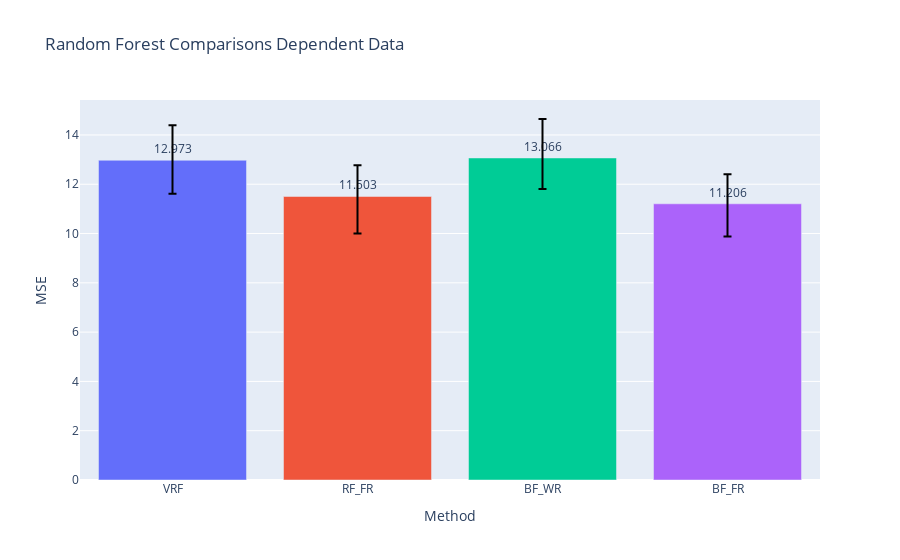

The notebook cell saved with this chart:
### Code cell
fig = go.Figure()
fig.add_trace(go.Bar(
#     x=['VRF', 'BF_WR', 'BF_FR'], 
    x = df.columns,
    y=(df).mean(),
    marker_color=px.colors.qualitative.Plotly,
    text=np.around((df).mean(),3),
    textposition='outside',
    error_y=dict(
        type='data',
        color='black',
        symmetric=False,
        array=(df).quantile(.75) - (df).mean(),
        arrayminus=(df).mean() - (df).quantile(.25))
#         array=(df).mean() + (df).std(),
#         arrayminus=(df).mean() - (df).std())
))
# fig.add_trace(go.Bar(
#     name='Experimental',
#     x=['GenCp', 'KFCV', 'SPCV'], y=(df).mean(),
#     error_y=dict(type='data', array=[1, 2])
# ))
# fig.update_layout(barmode='group')
# fig.add_hline(y=1., line_color='red')
fig.update_layout(
#     title=f"FC_\u03B4{delta}_snr{snr}_nk{noise_kernel}_nls{noise_length_scale}_nv{noise_nu}_Xk{X_kernel}_Xls{X_length_scale}_Xv{X_nu}",
    title=f"Random Forest Comparisons IID Data" if delta==0 else f"Random Forest Comparisons Dependent Data \u03B4={delta}",
    xaxis_title="Method",
    yaxis_title="MSE",
#     legend_title="Legend Title",
#     font=dict(
#         family="Courier New, monospace",
#         size=18,
#         color="RebeccaPurple"
#     )
)
# barfp = os.path.expanduser(savedir + fig.layout.title['text'] + ".jpeg")
# fig.write_image(os.path.expanduser(barfp))
fig.show()

### Figure 1 — Plotly figure (JSON) as saved in the notebook; plotly's stock layout.template omitted (floating-point values rounded to 4 significant figures)
{"data": [{"error_y": {"array": [1.423, 1.265, 1.581, 1.203], "arrayminus": [1.362, 1.499, 1.259, 1.324], "color": "black", "symmetric": false, "type": "data"}, "marker": {"color": ["#636EFA", "#EF553B", "#00CC96", "#AB63FA", "#FFA15A", "#19D3F3", "#FF6692", "#B6E880", "#FF97FF", "#FECB52"]}, "name": "Control", "text": [12.97, 11.5, 13.07, 11.21], "textposition": "outside", "type": "bar", "x": ["VRF", "RF_FR", "BF_WR", "BF_FR"], "y": [12.97, 11.5, 13.07, 11.21]}], "layout": {"title": {"text": "Random Forest Comparisons Dependent Data"}, "xaxis": {"title": {"text": "Method"}}, "yaxis": {"title": {"text": "MSE"}}}}
